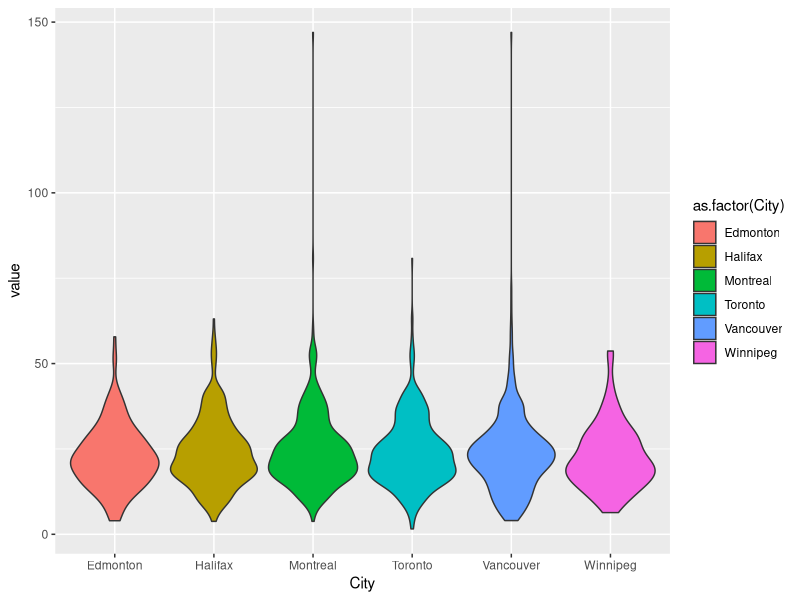
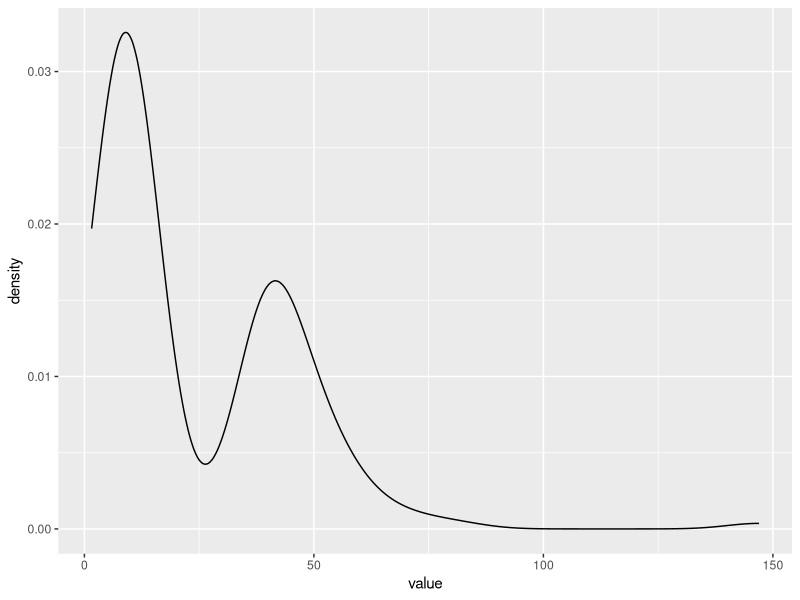

These figures' R source, in order: (Note: this script raises an error after producing the figures.)
# Generate lists of weird species by city and overall. Weird species are species with trait values in the 5th and 9th percentile.
# At this point, only considering one trait: Leaf area per leaf dry mass (specific leaf area, SLA or 1/LMA): petiole excluded

library(dplyr)
library(ggplot2)

# read in species occurance + trait data and filter for traits of interest
species_traits <- read.csv("data/species_and_their_traits.csv", header = TRUE, stringsAsFactors = FALSE)

sla <- species_traits %>%
    select(-count) %>%
    filter(TraitName == "Leaf area per leaf dry mass (specific leaf area, SLA or 1/LMA): petiole excluded") %>%
    mutate(TraitName = "SLA") # Make the trait name easier to work with

# have a quick peek at the data

ggplot(sla, aes(x=City, y=value, fill=as.factor(City))) +
    geom_violin()

# calculate percentiles

# pick low and high percentiles

lowp <- 0.10
highp <- 0.90

# GLOBALLY WEIRD
global_percentile <- quantile(sla$value, probs=c(lowp, highp))

global_weird <- sla %>%
    select(-City, -quadrat) %>%
    distinct() %>%
    filter(value < global_percentile[1] | value > global_percentile[2]) %>%
    arrange(value)

nrow(global_weird) # 84 globally weird species

# visual check - two humped?

ggplot(global_weird, aes(x=value)) +
    geom_density()

# write out globally weird
write.csv(global_weird, "analysis/canada_weird.csv", row.names = FALSE)

# LOCALLY WEIRD

# calculate weirdness percentiles for each city
local_percentile <- sla %>%
    select(-quadrat) %>%
    group_by(City) %>%
    summarise(low=quantile(value, probs=lowp), high=quantile(value, probs=highp))

# get list of weird species in each city
local_weird <- sla %>%
    left_join(local_percentile) %>%
    filter(value < low | value > high) %>%
    select(-low, -high)

# counts of weird
local_weird %>%
    group_by(City) %>%
    summarise(weird=n())

# City      weird
# <chr>     <int>
#1 Edmonton     34
# 2 Halifax      72
# 3 Montreal    103
# 4 Toronto     109
# 5 Vancouver   102
# 6 Winnipeg     24

# visual check - two humped?
ggplot(local_weird, aes(x=value, fill=as.factor(City))) +
    geom_density(alpha=0.5)

# write out locally weird
write.csv(local_weird, "analysis/city_weird.csv", row.names = FALSE)

# HYPERLOCALLY WEIRD (quadrat)

hyperlocal_percentile <- sla %>%
    group_by(City, quadrat) %>%
    summarise(low=quantile(value, probs=lowp), high=quantile(value, probs=highp))

# get list of weird species in each quadrat
hyperlocal_weird <- sla %>%
    left_join(hyperlocal_percentile) %>%
    filter(value < low | value > high) %>%
    select(-low, -high)

# visual check - two humped?
ggplot(local_weird, aes(x=value, fill=as.factor(City))) +
    geom_density(alpha=0.5) +
    facet_wrap("quadrat")

# write out hyperlocally weird
write.csv(hyperlocal_weird, "analysis/quadrat_weird.csv", row.names = FALSE)
